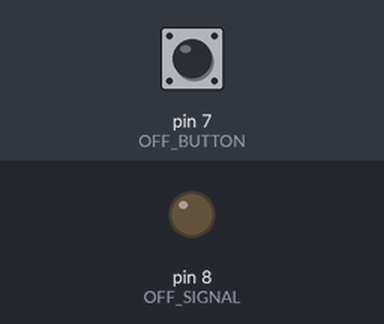
Simulated run of this sketch. Board: Arduino Uno, built with avr-gcc and run on an emulated ATmega328P. On the bench: output pins drawn as LEDs (lit = HIGH). The inputs (shaded band) are chosen by the test bench; at power-on: pin 7 (OFF_BUTTON) LOW.

Above: at 1.2 s.
1.3 s: pin 7 (OFF_BUTTON) pulled HIGH for 0.15 s
At 3.1 s:
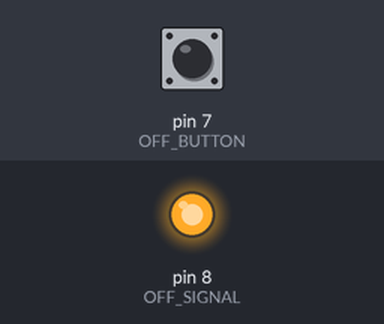
Timing chart, 0 to 4.6 s (numbered marks = the images above; inputs shaded):
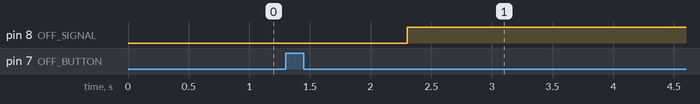

The sketch:

sketch_method_offSignalTest.ino
```cpp
/**
 * Off Signal Test
 *
 * TESTED with multiple changes after (no sequence to run)
 *
 * Arduino Board: UNO
 *
 *  ***Must use regulator 9V to ensure sufficient voltage to run off signal***
 */

// Digital PINS
#define OFF_BUTTON 7
#define OFF_SIGNAL 8

void setup() {
    pinMode(OFF_BUTTON, INPUT);
    pinMode(OFF_SIGNAL, OUTPUT);
    digitalWrite(OFF_SIGNAL, LOW);
}

void loop() {
    if (digitalRead(OFF_BUTTON)) {
        if (runToHome()) {
            digitalWrite(OFF_SIGNAL, HIGH); // Arduino power cut off at this point
        }
    }
}

bool runToHome() {
    delay(1000);
    return true;
}
```

Measured:
- after the input at 1.3 s, pin 8 (OFF_SIGNAL): LOW → HIGH after 1.0 s
